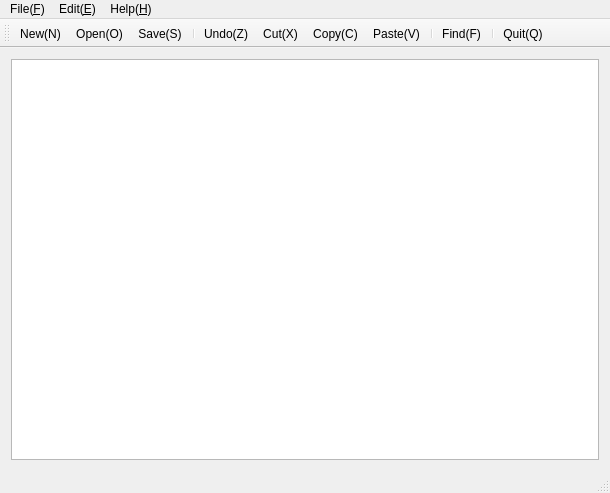
<?xml version="1.0" encoding="UTF-8"?>
<ui version="4.0">
 <class>MainWindow</class>
 <widget class="QMainWindow" name="MainWindow">
  <property name="geometry">
   <rect>
    <x>0</x>
    <y>0</y>
    <width>610</width>
    <height>493</height>
   </rect>
  </property>
  <property name="windowTitle">
   <string>MainWindow</string>
  </property>
  <property name="windowIcon">
   <iconset resource="myResources.qrc">
    <normaloff>:/myImages/actions/gtk-edit.png</normaloff>:/myImages/actions/gtk-edit.png</iconset>
  </property>
  <widget class="QWidget" name="centralWidget">
   <layout class="QGridLayout" name="gridLayout">
    <item row="0" column="0">
     <widget class="QTextEdit" name="textEdit"/>
    </item>
   </layout>
  </widget>
  <widget class="QMenuBar" name="menuBar">
   <property name="geometry">
    <rect>
     <x>0</x>
     <y>0</y>
     <width>610</width>
     <height>23</height>
    </rect>
   </property>
   <widget class="QMenu" name="menuFile">
    <property name="title">
     <string>File(&amp;F)</string>
    </property>
    <addaction name="actionNew"/>
    <addaction name="actionOpen"/>
    <addaction name="actionClose"/>
    <addaction name="separator"/>
    <addaction name="actionSave"/>
    <addaction name="actionSave_As"/>
    <addaction name="separator"/>
    <addaction name="actionQuit"/>
   </widget>
   <widget class="QMenu" name="menuEdit">
    <property name="title">
     <string>Edit(&amp;E)</string>
    </property>
    <addaction name="actionCancel"/>
    <addaction name="actionRedo"/>
    <addaction name="separator"/>
    <addaction name="actionSelect_All"/>
    <addaction name="actionCut"/>
    <addaction name="actionCopy"/>
    <addaction name="actionPaste"/>
    <addaction name="separator"/>
    <addaction name="actionFind"/>
   </widget>
   <widget class="QMenu" name="menuHelp">
    <property name="title">
     <string>Help(&amp;H)</string>
    </property>
    <addaction name="actionAbout"/>
    <addaction name="actionAbout_Qt"/>
   </widget>
   <addaction name="menuFile"/>
   <addaction name="menuEdit"/>
   <addaction name="menuHelp"/>
  </widget>
  <widget class="QToolBar" name="mainToolBar">
   <attribute name="toolBarArea">
    <enum>TopToolBarArea</enum>
   </attribute>
   <attribute name="toolBarBreak">
    <bool>false</bool>
   </attribute>
   <addaction name="actionNew"/>
   <addaction name="actionOpen"/>
   <addaction name="actionSave"/>
   <addaction name="separator"/>
   <addaction name="actionCancel"/>
   <addaction name="actionCut"/>
   <addaction name="actionCopy"/>
   <addaction name="actionPaste"/>
   <addaction name="separator"/>
   <addaction name="actionFind"/>
   <addaction name="separator"/>
   <addaction name="actionQuit"/>
  </widget>
  <widget class="QStatusBar" name="statusBar"/>
  <action name="actionNew">
   <property name="icon">
    <iconset resource="myResources.qrc">
     <normaloff>:/myImages/actions/document-new.png</normaloff>:/myImages/actions/document-new.png</iconset>
   </property>
   <property name="text">
    <string>New(&amp;N)</string>
   </property>
   <property name="statusTip">
    <string>Create a new file.</string>
   </property>
   <property name="shortcut">
    <string>Ctrl+N</string>
   </property>
  </action>
  <action name="actionOpen">
   <property name="icon">
    <iconset resource="myResources.qrc">
     <normaloff>:/myImages/actions/document-open.png</normaloff>:/myImages/actions/document-open.png</iconset>
   </property>
   <property name="text">
    <string>Open(&amp;O)</string>
   </property>
   <property name="statusTip">
    <string>Open an existing file.</string>
   </property>
   <property name="shortcut">
    <string>Ctrl+O</string>
   </property>
  </action>
  <action name="actionSave">
   <property name="icon">
    <iconset resource="myResources.qrc">
     <normaloff>:/myImages/actions/document-save.png</normaloff>:/myImages/actions/document-save.png</iconset>
   </property>
   <property name="text">
    <string>Save(&amp;S)</string>
   </property>
   <property name="statusTip">
    <string>Save file.</string>
   </property>
   <property name="shortcut">
    <string>Ctrl+S</string>
   </property>
  </action>
  <action name="actionSave_As">
   <property name="icon">
    <iconset resource="myResources.qrc">
     <normaloff>:/myImages/actions/document-save-as.png</normaloff>:/myImages/actions/document-save-as.png</iconset>
   </property>
   <property name="text">
    <string>Save As</string>
   </property>
   <property name="statusTip">
    <string>Save file to a user-defined location.</string>
   </property>
   <property name="shortcut">
    <string>Ctrl+Shift+S</string>
   </property>
  </action>
  <action name="actionQuit">
   <property name="icon">
    <iconset resource="myResources.qrc">
     <normaloff>:/myImages/actions/gtk-quit.png</normaloff>:/myImages/actions/gtk-quit.png</iconset>
   </property>
   <property name="text">
    <string>Quit(&amp;Q)</string>
   </property>
   <property name="statusTip">
    <string>Quit TinyEditor.</string>
   </property>
   <property name="shortcut">
    <string>Ctrl+Q</string>
   </property>
  </action>
  <action name="actionFind">
   <property name="icon">
    <iconset resource="myResources.qrc">
     <normaloff>:/myImages/actions/edit-find.png</normaloff>:/myImages/actions/edit-find.png</iconset>
   </property>
   <property name="text">
    <string>Find(&amp;F)</string>
   </property>
   <property name="statusTip">
    <string>Find a text string from the current file.</string>
   </property>
   <property name="shortcut">
    <string>Ctrl+F</string>
   </property>
  </action>
  <action name="actionClose">
   <property name="icon">
    <iconset resource="myResources.qrc">
     <normaloff>:/myImages/actions/gtk-close.png</normaloff>:/myImages/actions/gtk-close.png</iconset>
   </property>
   <property name="text">
    <string>Close(&amp;C)</string>
   </property>
   <property name="statusTip">
    <string>Close the current file.</string>
   </property>
   <property name="shortcut">
    <string>Ctrl+W</string>
   </property>
  </action>
  <action name="actionCancel">
   <property name="icon">
    <iconset resource="myResources.qrc">
     <normaloff>:/myImages/actions/edit-undo.png</normaloff>:/myImages/actions/edit-undo.png</iconset>
   </property>
   <property name="text">
    <string>Undo(&amp;Z)</string>
   </property>
   <property name="statusTip">
    <string>Undo the last operation.</string>
   </property>
   <property name="shortcut">
    <string>Ctrl+Z</string>
   </property>
  </action>
  <action name="actionCut">
   <property name="icon">
    <iconset resource="myResources.qrc">
     <normaloff>:/myImages/actions/edit-cut.png</normaloff>:/myImages/actions/edit-cut.png</iconset>
   </property>
   <property name="text">
    <string>Cut(&amp;X)</string>
   </property>
   <property name="statusTip">
    <string>Cut the region to the clipboard.</string>
   </property>
   <property name="shortcut">
    <string>Ctrl+X</string>
   </property>
  </action>
  <action name="actionCopy">
   <property name="icon">
    <iconset resource="myResources.qrc">
     <normaloff>:/myImages/actions/edit-copy.png</normaloff>:/myImages/actions/edit-copy.png</iconset>
   </property>
   <property name="text">
    <string>Copy(&amp;C)</string>
   </property>
   <property name="statusTip">
    <string>Copy the region to the clipboard.</string>
   </property>
   <property name="shortcut">
    <string>Ctrl+C</string>
   </property>
  </action>
  <action name="actionPaste">
   <property name="icon">
    <iconset resource="myResources.qrc">
     <normaloff>:/myImages/actions/edit-paste.png</normaloff>:/myImages/actions/edit-paste.png</iconset>
   </property>
   <property name="text">
    <string>Paste(&amp;V)</string>
   </property>
   <property name="statusTip">
    <string>Paste from clipboard.</string>
   </property>
   <property name="shortcut">
    <string>Ctrl+V</string>
   </property>
  </action>
  <action name="actionAbout">
   <property name="icon">
    <iconset resource="myResources.qrc">
     <normaloff>:/myImages/actions/gtk-about.png</normaloff>:/myImages/actions/gtk-about.png</iconset>
   </property>
   <property name="text">
    <string>About(&amp;A)</string>
   </property>
   <property name="statusTip">
    <string>About TinyEditor.</string>
   </property>
   <property name="shortcut">
    <string>F1</string>
   </property>
  </action>
  <action name="actionAbout_Qt">
   <property name="icon">
    <iconset resource="myResources.qrc">
     <normaloff>:/myImages/actions/gtk-help.png</normaloff>:/myImages/actions/gtk-help.png</iconset>
   </property>
   <property name="text">
    <string>About Qt(&amp;Q)</string>
   </property>
   <property name="statusTip">
    <string>About Qt.</string>
   </property>
  </action>
  <action name="actionSelect_All">
   <property name="icon">
    <iconset resource="myResources.qrc">
     <normaloff>:/myImages/actions/edit-select-all.png</normaloff>:/myImages/actions/edit-select-all.png</iconset>
   </property>
   <property name="text">
    <string>Select &amp;All(&amp;A)</string>
   </property>
   <property name="statusTip">
    <string>Select the whole file.</string>
   </property>
   <property name="shortcut">
    <string>Ctrl+A</string>
   </property>
  </action>
  <action name="actionRedo">
   <property name="icon">
    <iconset resource="myResources.qrc">
     <normaloff>:/myImages/actions/edit-redo.png</normaloff>:/myImages/actions/edit-redo.png</iconset>
   </property>
   <property name="text">
    <string>Redo(&amp;R)</string>
   </property>
   <property name="statusTip">
    <string>Redo the operation.</string>
   </property>
   <property name="shortcut">
    <string>Ctrl+R</string>
   </property>
  </action>
 </widget>
 <layoutdefault spacing="6" margin="11"/>
 <resources>
  <include location="myResources.qrc"/>
 </resources>
 <connections/>
</ui>
